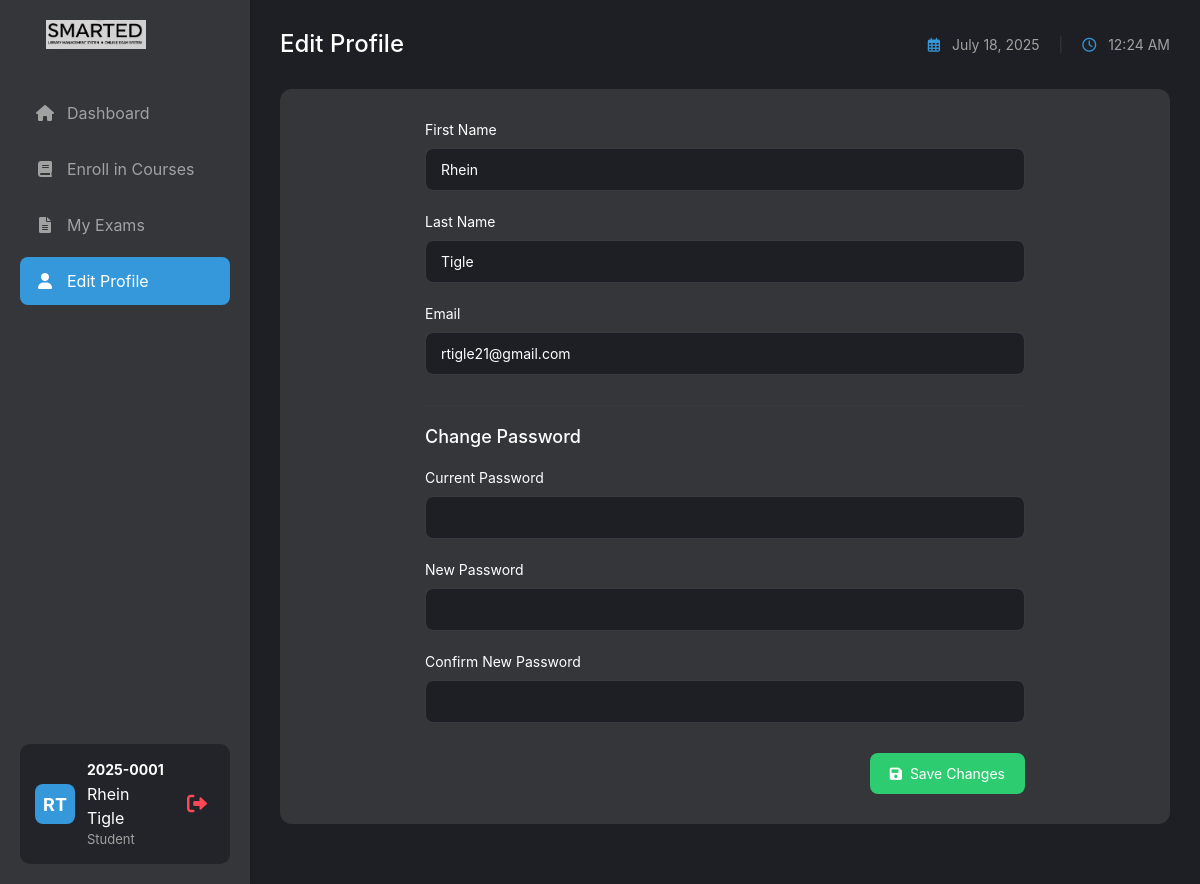
The page /exam/student/edit_profile.php (signed in) on the database its author committed.
### tables this page shows
CREATE TABLE `students` (
  `id` int(11) NOT NULL,
  `student_id` varchar(20) DEFAULT NULL,
  `email` varchar(100) DEFAULT NULL,
  `password` varchar(255) DEFAULT NULL,
  `created_at` timestamp NULL DEFAULT current_timestamp(),
  `firstname` varchar(50) DEFAULT NULL,
  `lastname` varchar(50) DEFAULT NULL,
  `birthdate` date DEFAULT NULL,
  `age` int(11) DEFAULT NULL,
  `reset_token` varchar(255) DEFAULT NULL,
  `reset_token_expiry` datetime DEFAULT NULL,
  `address` varchar(255) DEFAULT NULL,
  `phone` varchar(11) DEFAULT NULL,
  `school` varchar(100) DEFAULT NULL,
  `verified` tinyint(1) DEFAULT 0,
  `verification_token` varchar(64) DEFAULT NULL,
  `is_approved` tinyint(1) DEFAULT 0,
  `reset_otp` varchar(10) DEFAULT NULL,
  `reset_otp_expires` datetime DEFAULT NULL
);

### exam/student/edit_profile.php (the view, shortened to what this page needs)
<?php
require_once '../../shared/db_connect.php';
$student_id = $_SESSION['student_id'];
$stmt = $pdo->prepare("SELECT firstname, lastname FROM students WHERE student_id = ?");
$stmt->execute([$student_id]);
$nameRow = $stmt->fetch(PDO::FETCH_ASSOC);
$full_name = ($nameRow ? trim($nameRow['firstname'] . ' ' . $nameRow['lastname']) : '');
$stmt = $pdo->prepare("SELECT * FROM students WHERE student_id = ?");
$stmt->execute([$student_id]);
$student = $stmt->fetch(PDO::FETCH_ASSOC);
?>
<!DOCTYPE html>
<html lang="en">
<head>
    <link href="https://cdn.jsdelivr.net/npm/bootstrap@5.1.3/dist/css/bootstrap.min.css" rel="stylesheet">
    <link rel="stylesheet" href="https://cdnjs.cloudflare.com/ajax/libs/font-awesome/6.0.0/css/all.min.css">
    <link rel="stylesheet" href="../assets/css/styles.css">
</head>
<body class="dashboard-layout">
    <div class="sidebar">
        <div class="brand-section">
            <img src="../admin/smarted-letter-only.jpg" alt="SmartED Logo" class="img-fluid ms-3" style="max-width: 100px;">
        </div>
        <nav class="nav-menu">
            <ul>
                <li class="nav-item">
                    <a href="student_dashboard.php" class="nav-link">
                        <i class="fas fa-home"></i>
                        <span>Dashboard</span>
                    </a>
                </li>
                <li class="nav-item">
                    <a href="enroll_courses.php" class="nav-link">
                        <i class="fas fa-book"></i>
                        <span>Enroll in Courses</span>
                    </a>
                </li>
                <li class="nav-item">
                    <a href="my_exams.php" class="nav-link">
                        <i class="fas fa-file-alt"></i>
                        <span>My Exams</span>
                    </a>
                </li>
                <li class="nav-item">
                    <a href="edit_profile.php" class="nav-link active">
                        <i class="fas fa-user"></i>
                        <span>Edit Profile</span>
                    </a>
                </li>
            </ul>
        </nav>
        <div class="student-section" style="display: flex; align-items: center; background: #23242a; border-radius: 10px; padding: 15px; margin-top: auto;">
            <div class="student-avatar" style="width: 40px; height: 40px; background: #3498db; border-radius: 8px; display: flex; align-items: center; justify-content: center; color: #fff; font-weight: bold; font-size: 18px; margin-right: 12px;">
                <?php echo strtoupper(substr($nameRow['firstname'],0,1) . substr($nameRow['lastname'],0,1)); ?>
            </div>
            <div class="student-details" style="flex: 1;">
                <div class="student-name" style="color: #fff; font-weight: bold;"> <?php echo htmlspecialchars($student_id); ?> </div>
                <div class="student-fullname" style="color: #fff;"> <?php echo htmlspecialchars($full_name); ?> </div>
                <div class="student-role" style="color: #a1a1a1; font-size: 13px;">Student</div>
            </div>
            <a href="logout.php" class="logout-btn" style="color: #ff4757; margin-left: 10px; font-size: 20px;">
                <i class="fas fa-sign-out-alt"></i>
            </a>
        </div>
    </div>
    <div class="main-content">
        <div class="content-header">
            <h1>Edit Profile</h1>
            <div class="date-time">
                <i class="far fa-calendar-alt"></i>
                <?php echo date('F d, Y'); ?>
                <span class="separator">|</span>
                <i class="far fa-clock"></i>
                <span id="live-time"></span>
            </div>
        </div>
        <div class="dashboard-section">
            <div class="profile-form">
                <form method="POST" action="">
                    <div class="form-group">
                        <label for="firstname">First Name</label>
                        <input type="text" class="form-control" id="firstname" name="firstname" value="<?php echo htmlspecialchars($student['firstname']); ?>" required>
                    </div>
                    <div class="form-group">
                        <label for="lastname">Last Name</label>
                        <input type="text" class="form-control" id="lastname" name="lastname" value="<?php echo htmlspecialchars($student['lastname']); ?>" required>
                    </div>
                    <div class="form-group">
                        <label for="email">Email</label>
                        <input type="email" class="form-control" id="email" name="email" value="<?php echo htmlspecialchars($student['email']); ?>" required>
                    </div>
                    <div class="password-section">
                        <h3>Change Password</h3>
                        <div class="form-group">
                            <label for="current_password">Current Password</label>
                            <input type="password" class="form-control" id="current_password" name="current_password">
                        </div>
                        <div class="form-group">
                            <label for="new_password">New Password</label>
                            <input type="password" class="form-control" id="new_password" name="new_password">
                        </div>
                        <div class="form-group">
                            <label for="confirm_password">Confirm New Password</label>
                            <input type="password" class="form-control" id="confirm_password" name="confirm_password">
                        </div>
                    </div>
                    <div class="form-actions">
                        <button type="submit" class="btn-save">
                            <i class="fas fa-save"></i> Save Changes
                        </button>
                    </div>
                </form>
            </div>
        </div>
    </div>
</body>
</html>

### exam/assets/css/styles.css (style rules this page uses)
body { background-color: #1e1f25; color: #a1a1a1; font-family: -apple-system, BlinkMacSystemFont, "Segoe UI", Roboto, Helvetica, Arial, sans-serif; margin: 0; padding: 0; }
.dashboard-layout { display: flex; min-height: 100vh; }
.sidebar { width: 250px; background-color: rgb(53, 54, 57); padding: 20px; display: flex; flex-direction: column; box-shadow: 2px 0 5px rgba(0, 0, 0, 0.1); }
.brand-section { display: flex; align-items: center; margin-bottom: 40px; padding: 0 10px; }
.nav-menu { flex: 1; }
.nav-menu ul { list-style: none; padding: 0; margin: 0; }
.nav-item { margin-bottom: 8px; }
.nav-link { display: flex; align-items: center; padding: 12px 15px; color: #a1a1a1; text-decoration: none; border-radius: 8px; transition: all 0.3s ease; }
.nav-link:hover, .nav-link.active { background-color: #3498db; color: white; }
.nav-link i { margin-right: 12px; width: 20px; text-align: center; }
.logout-btn { color: #ff4757; text-decoration: none; padding: 8px; border-radius: 6px; transition: all 0.3s ease; }
.main-content { flex: 1; padding: 30px; overflow-y: auto; max-width: 1500px; width: 100%; }
.content-header { display: flex; justify-content: space-between; align-items: center; margin-bottom: 30px; }
.content-header h1 { color: white; font-size: 24px; margin: 0; }
.date-time { color: #a1a1a1; font-size: 14px; }
.date-time i { margin-right: 8px; color: #3498db; }
.separator { margin: 0 15px; color: #373a40; }
.dashboard-section { background-color: rgb(53, 54, 57); border-radius: 12px; padding: 20px; margin-bottom: 30px; }

### exam/student/edit_profile.php (style rules this page uses)
body { background-color: #1e1f25; color: #a1a1a1; font-family: -apple-system, BlinkMacSystemFont, "Segoe UI", Roboto, Helvetica, Arial, sans-serif; margin: 0; padding: 0; }
.dashboard-layout { display: flex; min-height: 100vh; }
.sidebar { width: 250px; background-color: rgb(53, 54, 57); padding: 20px; display: flex; flex-direction: column; box-shadow: 2px 0 5px rgba(0, 0, 0, 0.1); }
.brand-section { display: flex; align-items: center; margin-bottom: 40px; padding: 0 10px; }
.nav-menu { flex: 1; }
.nav-menu ul { list-style: none; padding: 0; margin: 0; }
.nav-item { margin-bottom: 8px; }
.nav-link { display: flex; align-items: center; padding: 12px 15px; color: #a1a1a1; text-decoration: none; border-radius: 8px; transition: all 0.3s ease; }
.nav-link:hover, .nav-link.active { background-color: #3498db; color: white; }
.nav-link i { margin-right: 12px; width: 20px; text-align: center; }
.student-section { display: flex; align-items: center; padding: 15px; background-color: #1e1f25; border-radius: 8px; margin-top: auto; }
.student-avatar { width: 40px; height: 40px; background-color: #3498db; border-radius: 8px; display: flex; align-items: center; justify-content: center; color: white; font-weight: bold; margin-right: 12px; }
.student-details { flex: 1; }
.student-name { color: white; font-size: 14px; margin-bottom: 2px; font-weight: 500; }
.student-role { color: #a1a1a1; font-size: 12px; }
.logout-btn { color: #ff4757; text-decoration: none; padding: 8px; border-radius: 6px; transition: all 0.3s ease; }
.main-content { flex: 1; padding: 30px; overflow-y: auto; }
.content-header { display: flex; justify-content: space-between; align-items: center; margin-bottom: 30px; }
.content-header h1 { color: white; font-size: 24px; margin: 0; }
.date-time { color: #a1a1a1; font-size: 14px; }
.date-time i { margin-right: 8px; color: #3498db; }
.separator { margin: 0 15px; color: #373a40; }
.dashboard-section { background-color: rgb(53, 54, 57); border-radius: 12px; padding: 30px; margin-bottom: 30px; }
.profile-form { max-width: 600px; margin: 0 auto; }
.form-group { margin-bottom: 20px; }
.form-group label { display: block; color: white; margin-bottom: 8px; font-size: 14px; }
.form-control { width: 100%; padding: 10px 15px; background-color: #1e1f25; border: 1px solid #373a40; border-radius: 8px; color: white; font-size: 14px; transition: all 0.3s ease; }
.password-section { margin-top: 30px; padding-top: 20px; border-top: 1px solid #373a40; }
.password-section h3 { color: white; font-size: 18px; margin-bottom: 20px; }
.form-actions { margin-top: 30px; display: flex; justify-content: flex-end; }
.btn-save { display: inline-flex; align-items: center; padding: 10px 20px; background-color: #2ecc71; color: white; border: none; border-radius: 8px; font-size: 14px; cursor: pointer; transition: all 0.3s ease; }
.btn-save i { margin-right: 8px; }

### rows shown on the page
students: firstname+lastname "RT", full_name "Rhein Tigle", firstname "Rhein", lastname "Tigle", email "rtigle21@gmail.com"

### other values the page prints
$student_id "2025-0001"
